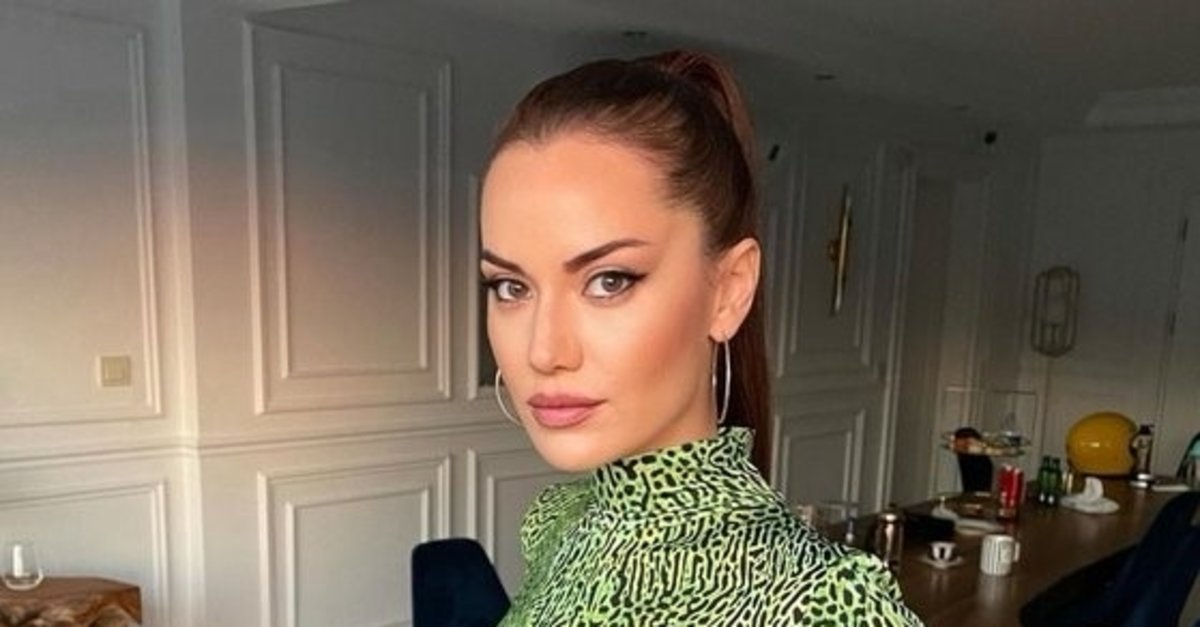
#> input picture dataset/oyuncu_yuzleri/Fahriye_Evcen/1.jpg, 1200 x 627 px
$ jupyter execute --allow-errors project.ipynb
#> lines starting #> are read from the running program, lines starting #| are printed output that depends on the picture
[cell 1]
from google.colab import drive
drive.mount('/content/drive')

[cell 2]
import cv2
import os
import numpy as np
import matplotlib.pyplot as plt

# 1. HaarCascade sınıflandırıcısını yüklüyoruz (OpenCV içinde hazır gelir)
face_cascade = cv2.CascadeClassifier(cv2.data.haarcascades + 'haarcascade_frontalface_default.xml')

# 2. Drive'daki resim klasörümüzün yolu
data_path = '/content/drive/MyDrive/FaceProject/oyuncu_yuzleri'

faces = [] # Algılanan yüz görsellerini tutacak liste
labels = [] # Yüzlerin kime ait olduğunu (ID olarak) tutacak liste
label_dict = {} # ID'lerin hangi isme denk geldiğini tutacak sözlük (Örn: 0: 'Kemal_Sunal')

current_id = 0

print("Yüzler algılanıyor ve eğitim seti hazırlanıyor. Lütfen bekleyin...\n")

# 3. Klasör içindeki oyuncu isimlerinde tek tek gezinme
for root, dirs, files in os.walk(data_path):
    for folder_name in dirs:
        person_name = folder_name
        label_dict[current_id] = person_name # İsmi ID'ye eşleştir (Sayısal tanıma için gerekli)

        folder_path = os.path.join(root, folder_name)

        # O kişinin fotoğraflarında gezinme
        for file in os.listdir(folder_path):
            if file.endswith("jpg") or file.endswith("png") or file.endswith("jpeg"):
                img_path = os.path.join(folder_path, file)

                # Resmi okuma ve gri tona çevirme (Yüz algılama için siyah-beyaz daha etkilidir)
                img = cv2.imread(img_path)
#> img is the input picture: shape (627, 1200, 3); mean B, G, R 88.2, 103.5, 116.6
                if img is None:
                    continue # Eğer resim okunamazsa atla

                gray = cv2.cvtColor(img, cv2.COLOR_BGR2GRAY)
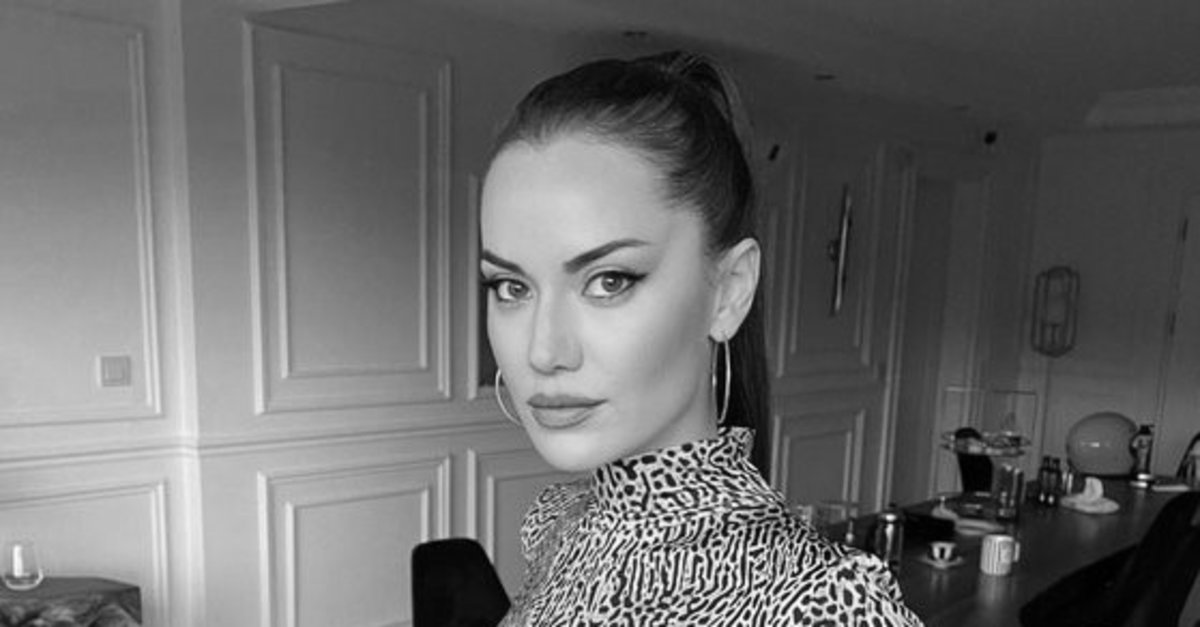
#> gray: shape (627, 1200); min 0, max 253, mean 105.7

                # HaarCascade ile resimdeki yüzü/yüzleri bulma
                detected_faces = face_cascade.detectMultiScale(gray, scaleFactor=1.1, minNeighbors=5, minSize=(30, 30))
#> detected_faces = [[418, 174, 288, 288]]

                # Sadece ilk bulunan yüzü alıp eğitim listesine ekleme
                for (x, y, w, h) in detected_faces:
                    roi_gray = gray[y:y+h, x:x+w] # Sadece yüz olan bölgeyi kırp (Region of Interest)
                    faces.append(roi_gray)
                    labels.append(current_id)
                    break # Bir fotoğraftan şimdilik tek bir ana yüz alıp çıkıyoruz
#> this loop made 1 pass
#> pass 1, `roi_gray = gray[y:y+h, x:x+w]`:
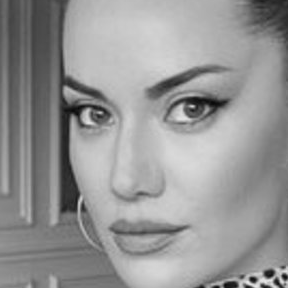
#> roi_gray: shape (288, 288); min 9, max 230, mean 149.4
#> after the loop, faces = 1 item; labels = [0]

        current_id += 1 # Sonraki oyuncu için ID'yi 1 artır
#> current_id = 1

print(f"Başarılı! Toplam {len(faces)} adet yüz algılandı ve kırpıldı.")
print(f"Sistemdeki kayıtlı kişiler: {label_dict}")
